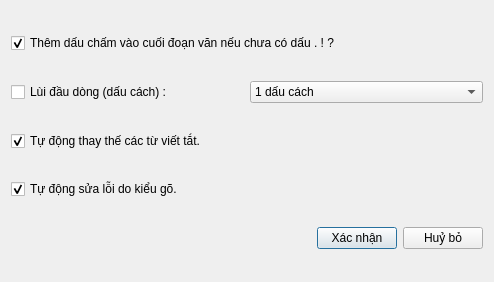
<?xml version="1.0" encoding="UTF-8"?>
<ui version="4.0">
 <class>Settings</class>
 <widget class="QDialog" name="Settings">
  <property name="geometry">
   <rect>
    <x>0</x>
    <y>0</y>
    <width>494</width>
    <height>282</height>
   </rect>
  </property>
  <property name="windowTitle">
   <string>Dialog</string>
  </property>
  <property name="windowIcon">
   <iconset resource="res.qrc">
    <normaloff>:/Image/Icon/setting.png</normaloff>:/Image/Icon/setting.png</iconset>
  </property>
  <layout class="QVBoxLayout" name="verticalLayout">
   <item>
    <widget class="QCheckBox" name="checkBoxThemdaucham">
     <property name="text">
      <string>Thêm dấu chấm vào cuối đoạn văn nếu chưa có dấu . ! ?</string>
     </property>
     <property name="checked">
      <bool>true</bool>
     </property>
    </widget>
   </item>
   <item>
    <layout class="QHBoxLayout" name="horizontalLayout_3">
     <item>
      <widget class="QCheckBox" name="checkBoxLuidaudong">
       <property name="text">
        <string>Lùi đầu dòng (dấu cách) :</string>
       </property>
      </widget>
     </item>
     <item>
      <widget class="QComboBox" name="comboBoxdaucach">
       <item>
        <property name="text">
         <string>1 dấu cách</string>
        </property>
       </item>
       <item>
        <property name="text">
         <string>2 dấu cách</string>
        </property>
       </item>
       <item>
        <property name="text">
         <string>3 dấu cách</string>
        </property>
       </item>
       <item>
        <property name="text">
         <string>4 dấu cách</string>
        </property>
       </item>
       <item>
        <property name="text">
         <string>5 dấu cách</string>
        </property>
       </item>
       <item>
        <property name="text">
         <string>6 dấu cách</string>
        </property>
       </item>
       <item>
        <property name="text">
         <string>7 dấu cách</string>
        </property>
       </item>
       <item>
        <property name="text">
         <string>8 dấu cách</string>
        </property>
       </item>
       <item>
        <property name="text">
         <string>9 dấu cách</string>
        </property>
       </item>
       <item>
        <property name="text">
         <string>10 dấu cách</string>
        </property>
       </item>
      </widget>
     </item>
    </layout>
   </item>
   <item>
    <widget class="QCheckBox" name="checkBoxThaythetuviettat">
     <property name="text">
      <string>Tự động thay thế các từ viết tắt.</string>
     </property>
     <property name="checked">
      <bool>true</bool>
     </property>
    </widget>
   </item>
   <item>
    <widget class="QCheckBox" name="checkBoxLoikieugo">
     <property name="text">
      <string>Tự động sửa lỗi do kiểu gõ.</string>
     </property>
     <property name="checked">
      <bool>true</bool>
     </property>
    </widget>
   </item>
   <item>
    <layout class="QHBoxLayout" name="horizontalLayout">
     <item>
      <spacer name="horizontalSpacer">
       <property name="orientation">
        <enum>Qt::Horizontal</enum>
       </property>
       <property name="sizeHint" stdset="0">
        <size>
         <width>40</width>
         <height>20</height>
        </size>
       </property>
      </spacer>
     </item>
     <item>
      <widget class="QPushButton" name="pushButtonXacnhan">
       <property name="text">
        <string>Xác nhận</string>
       </property>
      </widget>
     </item>
     <item>
      <widget class="QPushButton" name="pushButtonHuybo">
       <property name="text">
        <string>Huỷ bỏ</string>
       </property>
      </widget>
     </item>
    </layout>
   </item>
  </layout>
 </widget>
 <resources>
  <include location="res.qrc"/>
 </resources>
 <connections/>
</ui>
